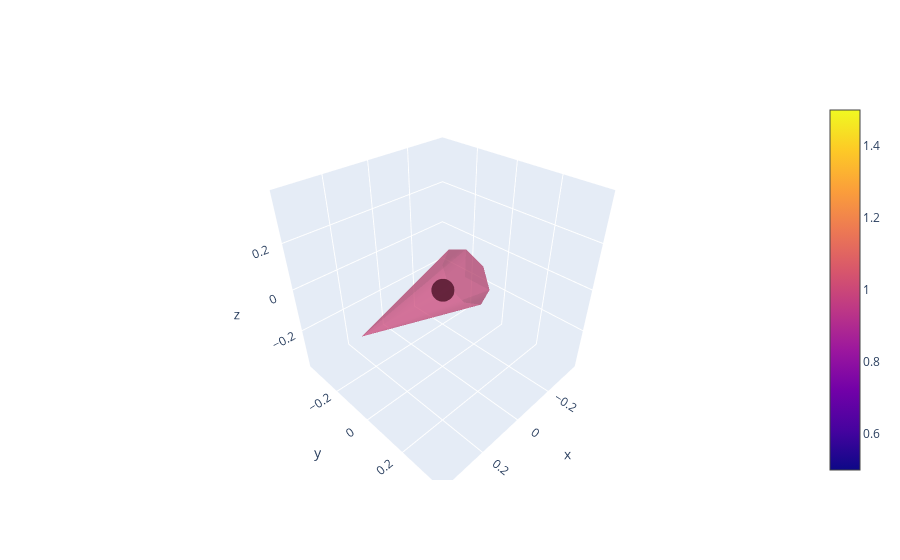

The notebook cell this image was saved under:
### Markdown cell above
Wir stellen ein Problem fest: es scheint als würde die Cone nicht auf
den Koordinaten (0,0,0) beginnen (Boden) oder aufhören (Spitze).
Wir versuchen die Problematik zu verdeutlichen:

### Code cell
cone_test = go.Figure(data=go.Cone(x=[0], y=[0], z=[0],
                                    u=[1], v=[0], w=[0],
                                    opacity = 0.5))

cone_test.add_trace(go.Scatter3d(
    x = [0], y = [0], z = [0],
    marker=dict(color = "black")
))

cone_test.show()

### Figure 1 — Plotly figure (JSON) as saved in the notebook; plotly's stock layout.template omitted (floating-point values rounded to 4 significant figures)
{"data": [{"opacity": 0.5, "type": "cone", "u": [1], "v": [0], "w": [0], "x": [0], "y": [0], "z": [0]}, {"marker": {"color": "black"}, "type": "scatter3d", "x": [0], "y": [0], "z": [0]}], "layout": {}}
